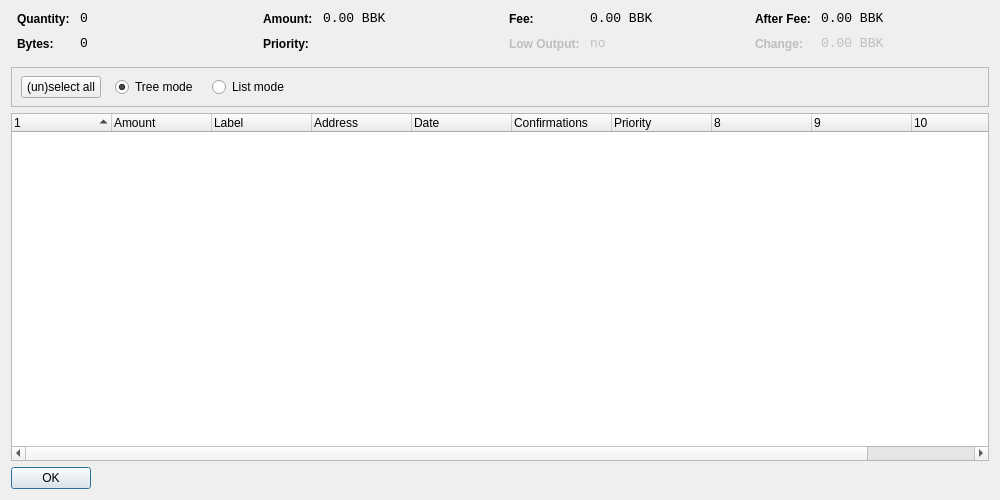
<?xml version="1.0" encoding="UTF-8"?>
<ui version="4.0">
 <class>CoinControlDialog</class>
 <widget class="QDialog" name="CoinControlDialog">
  <property name="geometry">
   <rect>
    <x>0</x>
    <y>0</y>
    <width>1000</width>
    <height>500</height>
   </rect>
  </property>
  <property name="windowTitle">
   <string>Coin Control</string>
  </property>
  <layout class="QVBoxLayout" name="verticalLayout">
   <item>
    <layout class="QHBoxLayout" name="horizontalLayoutTop" stretch="0,0,0,0">
     <property name="topMargin">
      <number>0</number>
     </property>
     <property name="bottomMargin">
      <number>10</number>
     </property>
     <item>
      <layout class="QFormLayout" name="formLayoutCoinControl1">
       <property name="horizontalSpacing">
        <number>10</number>
       </property>
       <property name="verticalSpacing">
        <number>10</number>
       </property>
       <property name="leftMargin">
        <number>6</number>
       </property>
       <property name="rightMargin">
        <number>6</number>
       </property>
       <item row="0" column="0">
        <widget class="QLabel" name="labelCoinControlQuantityText">
         <property name="styleSheet">
          <string notr="true">font-weight:bold;</string>
         </property>
         <property name="text">
          <string>Quantity:</string>
         </property>
        </widget>
       </item>
       <item row="0" column="1">
        <widget class="QLabel" name="labelCoinControlQuantity">
         <property name="font">
          <font>
           <family>Monospace</family>
           <pointsize>10</pointsize>
          </font>
         </property>
         <property name="cursor">
          <cursorShape>IBeamCursor</cursorShape>
         </property>
         <property name="contextMenuPolicy">
          <enum>Qt::ActionsContextMenu</enum>
         </property>
         <property name="text">
          <string notr="true">0</string>
         </property>
         <property name="textInteractionFlags">
          <set>Qt::LinksAccessibleByMouse|Qt::TextSelectableByKeyboard|Qt::TextSelectableByMouse</set>
         </property>
        </widget>
       </item>
       <item row="1" column="0">
        <widget class="QLabel" name="labelCoinControlBytesText">
         <property name="styleSheet">
          <string notr="true">font-weight:bold;</string>
         </property>
         <property name="text">
          <string>Bytes:</string>
         </property>
        </widget>
       </item>
       <item row="1" column="1">
        <widget class="QLabel" name="labelCoinControlBytes">
         <property name="font">
          <font>
           <family>Monospace</family>
           <pointsize>10</pointsize>
          </font>
         </property>
         <property name="cursor">
          <cursorShape>IBeamCursor</cursorShape>
         </property>
         <property name="contextMenuPolicy">
          <enum>Qt::ActionsContextMenu</enum>
         </property>
         <property name="text">
          <string notr="true">0</string>
         </property>
         <property name="textInteractionFlags">
          <set>Qt::LinksAccessibleByMouse|Qt::TextSelectableByKeyboard|Qt::TextSelectableByMouse</set>
         </property>
        </widget>
       </item>
      </layout>
     </item>
     <item>
      <layout class="QFormLayout" name="formLayoutCoinControl2">
       <property name="horizontalSpacing">
        <number>10</number>
       </property>
       <property name="verticalSpacing">
        <number>10</number>
       </property>
       <property name="leftMargin">
        <number>6</number>
       </property>
       <property name="rightMargin">
        <number>6</number>
       </property>
       <item row="0" column="0">
        <widget class="QLabel" name="labelCoinControlAmountText">
         <property name="styleSheet">
          <string notr="true">font-weight:bold;</string>
         </property>
         <property name="text">
          <string>Amount:</string>
         </property>
        </widget>
       </item>
       <item row="0" column="1">
        <widget class="QLabel" name="labelCoinControlAmount">
         <property name="font">
          <font>
           <family>Monospace</family>
           <pointsize>10</pointsize>
          </font>
         </property>
         <property name="cursor">
          <cursorShape>IBeamCursor</cursorShape>
         </property>
         <property name="contextMenuPolicy">
          <enum>Qt::ActionsContextMenu</enum>
         </property>
         <property name="text">
          <string notr="true">0.00 BBK</string>
         </property>
         <property name="textInteractionFlags">
          <set>Qt::LinksAccessibleByMouse|Qt::TextSelectableByKeyboard|Qt::TextSelectableByMouse</set>
         </property>
        </widget>
       </item>
       <item row="1" column="0">
        <widget class="QLabel" name="labelCoinControlPriorityText">
         <property name="styleSheet">
          <string notr="true">font-weight:bold;</string>
         </property>
         <property name="text">
          <string>Priority:</string>
         </property>
        </widget>
       </item>
       <item row="1" column="1">
        <widget class="QLabel" name="labelCoinControlPriority">
         <property name="font">
          <font>
           <family>Monospace</family>
           <pointsize>10</pointsize>
          </font>
         </property>
         <property name="cursor">
          <cursorShape>IBeamCursor</cursorShape>
         </property>
         <property name="contextMenuPolicy">
          <enum>Qt::ActionsContextMenu</enum>
         </property>
         <property name="text">
          <string/>
         </property>
         <property name="textInteractionFlags">
          <set>Qt::LinksAccessibleByMouse|Qt::TextSelectableByKeyboard|Qt::TextSelectableByMouse</set>
         </property>
        </widget>
       </item>
      </layout>
     </item>
     <item>
      <layout class="QFormLayout" name="formLayoutCoinControl3">
       <property name="horizontalSpacing">
        <number>10</number>
       </property>
       <property name="verticalSpacing">
        <number>10</number>
       </property>
       <property name="leftMargin">
        <number>6</number>
       </property>
       <property name="rightMargin">
        <number>6</number>
       </property>
       <item row="0" column="0">
        <widget class="QLabel" name="labelCoinControlFeeText">
         <property name="styleSheet">
          <string notr="true">font-weight:bold;</string>
         </property>
         <property name="text">
          <string>Fee:</string>
         </property>
        </widget>
       </item>
       <item row="0" column="1">
        <widget class="QLabel" name="labelCoinControlFee">
         <property name="font">
          <font>
           <family>Monospace</family>
           <pointsize>10</pointsize>
          </font>
         </property>
         <property name="cursor">
          <cursorShape>IBeamCursor</cursorShape>
         </property>
         <property name="contextMenuPolicy">
          <enum>Qt::ActionsContextMenu</enum>
         </property>
         <property name="text">
          <string notr="true">0.00 BBK</string>
         </property>
         <property name="textInteractionFlags">
          <set>Qt::LinksAccessibleByMouse|Qt::TextSelectableByKeyboard|Qt::TextSelectableByMouse</set>
         </property>
        </widget>
       </item>
       <item row="1" column="0">
        <widget class="QLabel" name="labelCoinControlLowOutputText">
         <property name="enabled">
          <bool>false</bool>
         </property>
         <property name="styleSheet">
          <string notr="true">font-weight:bold;</string>
         </property>
         <property name="text">
          <string>Low Output:</string>
         </property>
        </widget>
       </item>
       <item row="1" column="1">
        <widget class="QLabel" name="labelCoinControlLowOutput">
         <property name="enabled">
          <bool>false</bool>
         </property>
         <property name="font">
          <font>
           <family>Monospace</family>
           <pointsize>10</pointsize>
          </font>
         </property>
         <property name="cursor">
          <cursorShape>IBeamCursor</cursorShape>
         </property>
         <property name="contextMenuPolicy">
          <enum>Qt::ActionsContextMenu</enum>
         </property>
         <property name="text">
          <string notr="true">no</string>
         </property>
         <property name="textInteractionFlags">
          <set>Qt::LinksAccessibleByMouse|Qt::TextSelectableByKeyboard|Qt::TextSelectableByMouse</set>
         </property>
        </widget>
       </item>
      </layout>
     </item>
     <item>
      <layout class="QFormLayout" name="formLayoutCoinControl4">
       <property name="horizontalSpacing">
        <number>10</number>
       </property>
       <property name="verticalSpacing">
        <number>10</number>
       </property>
       <property name="leftMargin">
        <number>6</number>
       </property>
       <property name="rightMargin">
        <number>6</number>
       </property>
       <item row="0" column="0">
        <widget class="QLabel" name="labelCoinControlAfterFeeText">
         <property name="styleSheet">
          <string notr="true">font-weight:bold;</string>
         </property>
         <property name="text">
          <string>After Fee:</string>
         </property>
        </widget>
       </item>
       <item row="0" column="1">
        <widget class="QLabel" name="labelCoinControlAfterFee">
         <property name="font">
          <font>
           <family>Monospace</family>
           <pointsize>10</pointsize>
          </font>
         </property>
         <property name="cursor">
          <cursorShape>IBeamCursor</cursorShape>
         </property>
         <property name="contextMenuPolicy">
          <enum>Qt::ActionsContextMenu</enum>
         </property>
         <property name="text">
          <string notr="true">0.00 BBK</string>
         </property>
         <property name="textInteractionFlags">
          <set>Qt::LinksAccessibleByMouse|Qt::TextSelectableByKeyboard|Qt::TextSelectableByMouse</set>
         </property>
        </widget>
       </item>
       <item row="1" column="0">
        <widget class="QLabel" name="labelCoinControlChangeText">
         <property name="enabled">
          <bool>false</bool>
         </property>
         <property name="styleSheet">
          <string notr="true">font-weight:bold;</string>
         </property>
         <property name="text">
          <string>Change:</string>
         </property>
        </widget>
       </item>
       <item row="1" column="1">
        <widget class="QLabel" name="labelCoinControlChange">
         <property name="enabled">
          <bool>false</bool>
         </property>
         <property name="font">
          <font>
           <family>Monospace</family>
           <pointsize>10</pointsize>
          </font>
         </property>
         <property name="cursor">
          <cursorShape>IBeamCursor</cursorShape>
         </property>
         <property name="contextMenuPolicy">
          <enum>Qt::ActionsContextMenu</enum>
         </property>
         <property name="text">
          <string notr="true">0.00 BBK</string>
         </property>
         <property name="textInteractionFlags">
          <set>Qt::LinksAccessibleByMouse|Qt::TextSelectableByKeyboard|Qt::TextSelectableByMouse</set>
         </property>
        </widget>
       </item>
      </layout>
     </item>
    </layout>
   </item>
   <item>
    <widget class="QFrame" name="frame">
     <property name="minimumSize">
      <size>
       <width>0</width>
       <height>40</height>
      </size>
     </property>
     <property name="frameShape">
      <enum>QFrame::StyledPanel</enum>
     </property>
     <property name="frameShadow">
      <enum>QFrame::Sunken</enum>
     </property>
     <widget class="QWidget" name="horizontalLayoutWidget">
      <property name="geometry">
       <rect>
        <x>10</x>
        <y>0</y>
        <width>781</width>
        <height>41</height>
       </rect>
      </property>
      <layout class="QHBoxLayout" name="horizontalLayoutPanel" stretch="0,0,0,0,0">
       <property name="spacing">
        <number>14</number>
       </property>
       <item>
        <widget class="QPushButton" name="pushButtonSelectAll">
         <property name="sizePolicy">
          <sizepolicy hsizetype="Maximum" vsizetype="Fixed">
           <horstretch>0</horstretch>
           <verstretch>0</verstretch>
          </sizepolicy>
         </property>
         <property name="text">
          <string>(un)select all</string>
         </property>
        </widget>
       </item>
       <item>
        <widget class="QRadioButton" name="radioTreeMode">
         <property name="sizePolicy">
          <sizepolicy hsizetype="Maximum" vsizetype="Fixed">
           <horstretch>0</horstretch>
           <verstretch>0</verstretch>
          </sizepolicy>
         </property>
         <property name="text">
          <string>Tree mode</string>
         </property>
         <property name="checked">
          <bool>true</bool>
         </property>
        </widget>
       </item>
       <item>
        <widget class="QRadioButton" name="radioListMode">
         <property name="sizePolicy">
          <sizepolicy hsizetype="Maximum" vsizetype="Fixed">
           <horstretch>0</horstretch>
           <verstretch>0</verstretch>
          </sizepolicy>
         </property>
         <property name="text">
          <string>List mode</string>
         </property>
        </widget>
       </item>
       <item>
        <spacer name="horizontalSpacer">
         <property name="orientation">
          <enum>Qt::Horizontal</enum>
         </property>
         <property name="sizeHint" stdset="0">
          <size>
           <width>40</width>
           <height>20</height>
          </size>
         </property>
        </spacer>
       </item>
      </layout>
     </widget>
    </widget>
   </item>
   <item>
    <widget class="CoinControlTreeWidget" name="treeWidget">
     <property name="contextMenuPolicy">
      <enum>Qt::CustomContextMenu</enum>
     </property>
     <property name="sortingEnabled">
      <bool>false</bool>
     </property>
     <property name="columnCount">
      <number>11</number>
     </property>
     <attribute name="headerShowSortIndicator" stdset="0">
      <bool>true</bool>
     </attribute>
     <attribute name="headerStretchLastSection">
      <bool>false</bool>
     </attribute>
     <column>
      <property name="text">
       <string/>
      </property>
     </column>
     <column>
      <property name="text">
       <string>Amount</string>
      </property>
     </column>
     <column>
      <property name="text">
       <string>Label</string>
      </property>
     </column>
     <column>
      <property name="text">
       <string>Address</string>
      </property>
     </column>
     <column>
      <property name="text">
       <string>Date</string>
      </property>
     </column>
     <column>
      <property name="text">
       <string>Confirmations</string>
      </property>
      <property name="toolTip">
       <string>Confirmed</string>
      </property>
     </column>
     <column>
      <property name="text">
       <string>Priority</string>
      </property>
     </column>
     <column>
      <property name="text">
       <string/>
      </property>
     </column>
     <column>
      <property name="text">
       <string/>
      </property>
     </column>
     <column>
      <property name="text">
       <string/>
      </property>
     </column>
     <column>
      <property name="text">
       <string/>
      </property>
     </column>
    </widget>
   </item>
   <item>
    <widget class="QDialogButtonBox" name="buttonBox">
     <property name="sizePolicy">
      <sizepolicy hsizetype="Maximum" vsizetype="Fixed">
       <horstretch>0</horstretch>
       <verstretch>0</verstretch>
      </sizepolicy>
     </property>
     <property name="orientation">
      <enum>Qt::Horizontal</enum>
     </property>
     <property name="standardButtons">
      <set>QDialogButtonBox::Ok</set>
     </property>
    </widget>
   </item>
  </layout>
 </widget>
 <customwidgets>
  <customwidget>
   <class>CoinControlTreeWidget</class>
   <extends>QTreeWidget</extends>
   <header>coincontroltreewidget.h</header>
  </customwidget>
 </customwidgets>
 <resources/>
 <connections/>
</ui>
